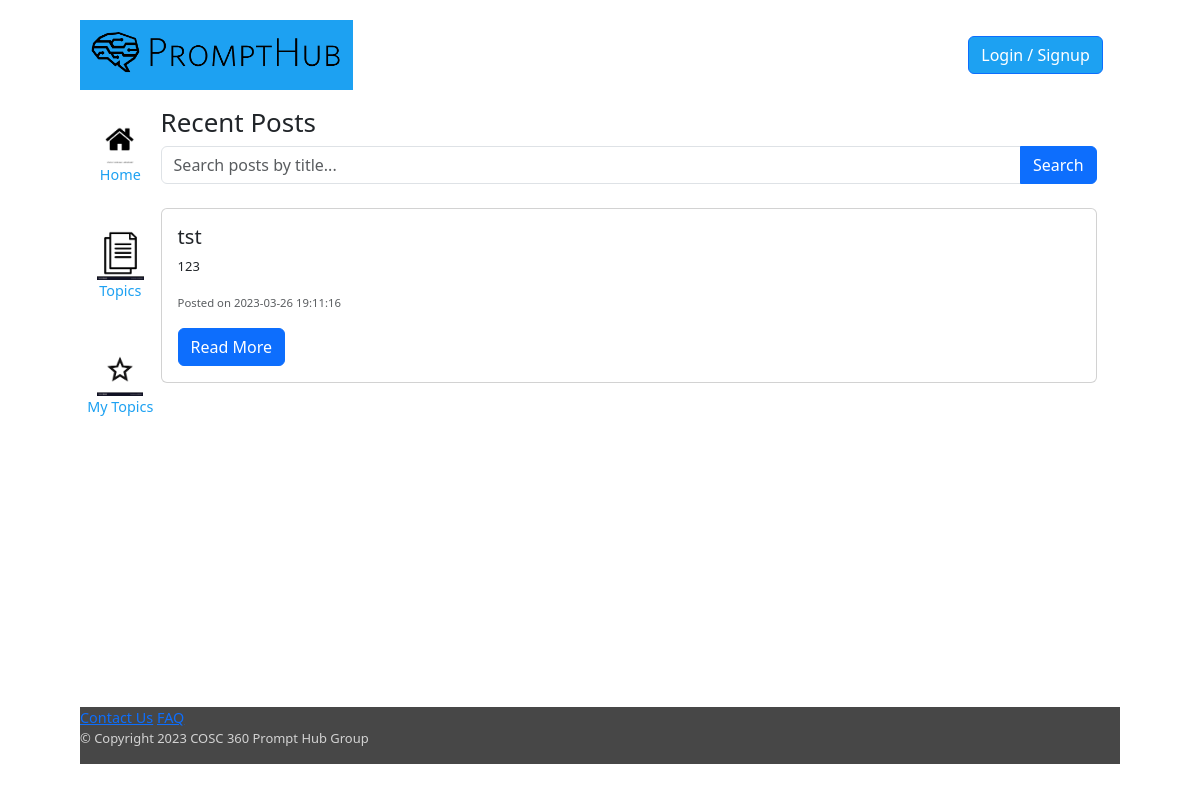
Before: / with the older database file.
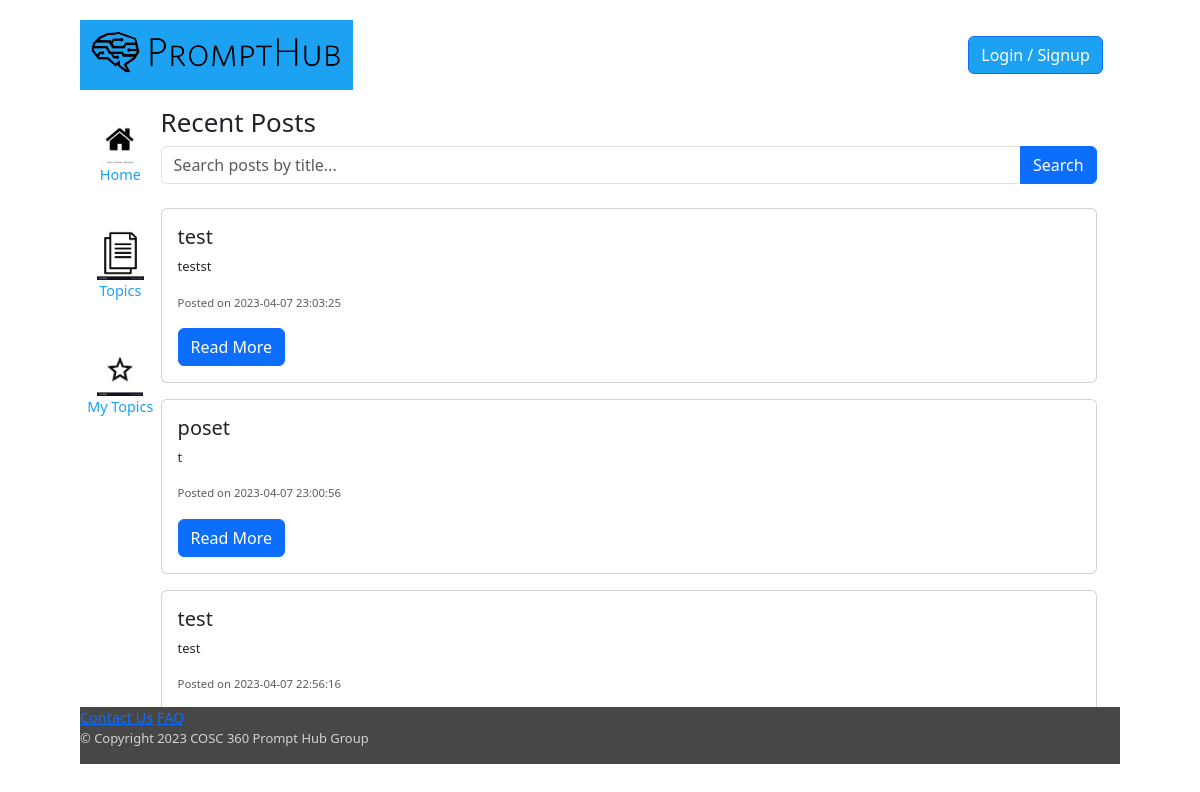
After: the same page with the newer database file.
### tables this page shows
CREATE TABLE `posts` (
  `post_id` int(11) NOT NULL,
  `u_id` int(11) NOT NULL,
  `topic_id` int(11) NOT NULL,
  `title` varchar(40) NOT NULL,
  `body` text NOT NULL,
  `images` varchar(200) NOT NULL,
  `creation_time` timestamp NOT NULL DEFAULT current_timestamp()
);

### trending.php (the view, shortened to what this page needs)
<?php
function fetch_recent_posts($conn) {
    $query = "SELECT * FROM posts ORDER BY creation_time DESC";
    $result = $conn->query($query);
    $output = "";
    if ($result->num_rows > 0) {
        while ($row = $result->fetch_assoc()) {
            $output .= '<div class="card mb-3">';
            $output .= '<div class="card-body">';
            $output .= '<h5 class="card-title">' . $row['title'] . '</h5>';
            $output .= '<p class="card-text">' . $row['body'] . '</p>';
            $output .= '<p class="card-text"><small class="text-muted">Posted on ' . $row['creation_time'] . '</small></p>';
            $output .= '<a href="post.php?id=' . $row['post_id'] . '&topic_id=' . $row['topic_id'] . '" class="btn btn-primary">Read More</a>';
            $output .= '</div>';
            $output .= '</div>';
        }
    } else {
        $output = "<p>No recent posts found.</p>";
    }
    return $output;
}
?>

### index.php (shortened to what this page needs)
<!DOCTYPE html>
<html>
<head lang="en">
   <link href="https://cdn.jsdelivr.net/npm/bootstrap@5.3.0-alpha1/dist/css/bootstrap.min.css" rel="stylesheet">
   <link rel="stylesheet" href="css/layout.css" />
</head>
<body>
<header id="masthead" >
<a href="index.php" class="linkbutton"><img src="images/PromptHublogo.png" alt="logo" height="70"></a>
    <div class="right">
    <?php if (isset($_SESSION['u_id'])): ?>
         <button class="btn btn-primary"><a href="profile.php" >My Profile</a></button>
         <button class="btn btn-primary"><a href="logout.php">Logout</a></button>
      <?php else: ?>
         <button class="btn btn-primary"><a href="login-signup.php">Login / Signup</a></button>
      <?php endif; ?>
    </div>
</header>
<div id="main">
    <article id="right-sidebar">
       <div class="left">
          <a href="index.php" class="linkbutton"><img src="images/house.png" alt="house" height="70">Home</a>
       </div>
            <div class="left">
                <a href="topics.php" class="linkbutton"><img src="images/topics.png" alt="topics" height="70">Topics</a>
            </div>
        <div class="left">
            <a href="mytopics.php" class="linkbutton"><img src="images/star.png" alt="my topics" height="70">My Topics</a>
        </div>
    </article>
    <main id="center" class="col-md-9">
         <h1>Recent Posts</h1>
         <div class="input-group mb-4">
            <input type="text" id="search-input" class="form-control" placeholder="Search posts by title...">
            <button class="btn btn-primary" id="search-button">Search</button>
         </div>
         <div id="posts-container">
            <?php include 'trending.php'; echo fetch_recent_posts($conn); ?>
         </div>
</div>
<footer>
   <div class="footer-section">
      <a href="#" class="linkbutton">Contact Us</a>
      <a href="#" class="linkbutton">FAQ</a>
      <p>&copy; Copyright 2023 COSC 360 Prompt Hub Group
   </div>
</footer>
</body>
</html>

### css/layout.css (style rules this page uses)
html { font-family:Tahoma, Helvetica, sans-serif; margin-left: 5em; margin-top: 2em; margin-right: 5em; }
h1 { font-size: 1.8em; }
p, body { font-size: 0.9em; }
#center { float: right; height: 600px; width: 90%; overflow: scroll; }
article { margin-bottom: 2em; }
#masthead { height: 45px; flex-direction: column; display: flex; align-content: space-between; flex-wrap: wrap; justify-content: center; margin-bottom: 30px; }
.footer-section { float:right; height: 20%; width: 100%; }
footer div { background-color: #474747; color: lightgray; }
.right { padding: 0.5em; color: white; display: flex; justify-content: space-around; flex-direction: row; }
.right a { color: white; text-decoration: none; }
.right .btn { margin-right: 10px; background-color: #1DA1F2; }
.left a { float: right; clear: left; display: flex; flex-direction: column; align-items: center; justify-content: space-between; flex-wrap: wrap; padding: 0.5em; color: #1DA1F2; text-decoration:none; margin-bottom: 30px; }
.left { display: flex; flex-direction: column; align-items: center; flex-wrap:nowrap; }
.left img { display:flex; height: 50px; }
#main { display: flex; flex-direction: row; }
#masthead img { display:flex; justify-content: center; }

Changed rows visible on the page:
removed posts: title "tst", body "123", creation_time "2023-03-26 19:11:16"
added posts: title "test", body "testst", creation_time "2023-04-07 23:03:25"
added posts: title "poset", body "t", creation_time "2023-04-07 23:00:56"
added posts: title "test", body "test", creation_time "2023-04-07 22:56:16"
